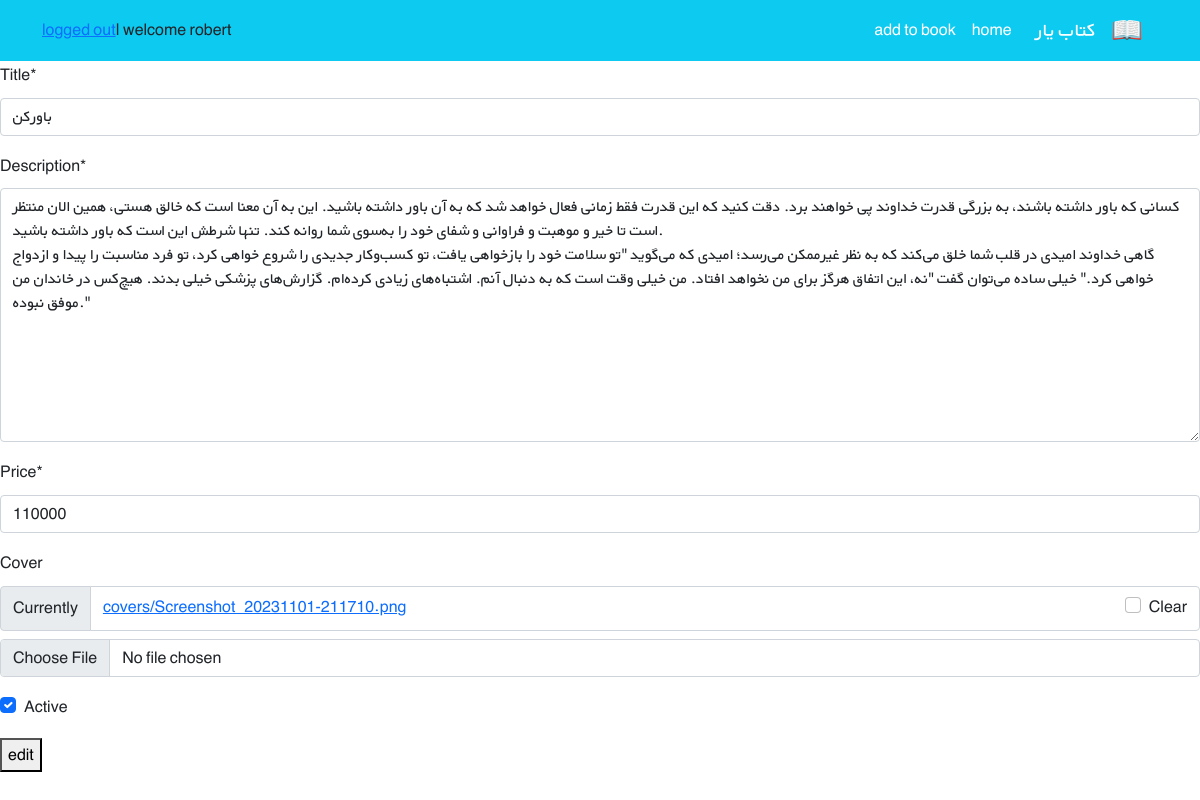
The page /books/5/edit/ (signed in) on the database its author committed.
### accounts/models.py (models this page shows)
class CustomUser(AbstractUser):
    pass

### books/models.py (models this page shows, shortened)
class Book(models.Model):
    title = models.CharField(max_length=200)
    author = models.ForeignKey(get_user_model(), on_delete=models.CASCADE, related_name='books')
    description = models.TextField()
    price = models.PositiveIntegerField(default=0)
    cover = models.ImageField(upload_to='covers/', blank=True)
    datetime_created = models.DateTimeField(auto_now_add=True)
    datetime_modified = models.DateTimeField(auto_now=True)
    active = models.BooleanField(default=True)

### books/views.py (the view)
# urls.py: path('<int:pk>/edit/', views.BookUpdateView.as_view(), name='book_update'),
class BookUpdateView(LoginRequiredMixin, UserPassesTestMixin, generic.UpdateView):
    model = Book
    form_class = NewBookForm
    template_name = 'books/book_update.html'
    def test_func(self):
        obj = self.get_object()
        return obj.author == self.request.user

### books/forms.py
class NewBookForm(forms.ModelForm):
    class Meta:
        model = Book
        fields = ['title', 'description', 'price', 'cover', 'active', ]

### books/templates/books/book_update.html (shortened to what this page needs)
{% extends '_base.html' %}
{% load crispy_forms_filters %}
{% block content %}
	<form action="" method="post" enctype="multipart/form-data">
        {{ form|crispy }}
        <button type="submit">edit</button>
    </form>
{% endblock %}

### templates/_base.html (shortened to what this page needs)
{% load static %}
<!doctype html>
<html lang="en">
<head>
    <link href="https://cdn.jsdelivr.net/npm/bootstrap@5.1.3/dist/css/bootstrap.min.css" rel="stylesheet"
>
    <link rel="stylesheet" href="{% static "css/style.css" %}">
</head>
<body>
<nav class="navbar navbar-expand-lg navbar-dark bg-info" dir="rtl">
    <div class="container">
        <a class="navbar-brand" href="#">
            <img src="{% static "icons/book.png" %}" alt="" height="30"
                 class="d-inline-block align-text-top">
        </a>
        <a class="navbar-brand mx-3" href="#">کتاب یار</a>
        <div class="collapse navbar-collapse" id="navbarNavAltMarkup">
            <div class="navbar-nav">
                <a class="nav-link active" aria-current="page" href="{% url 'home' %}">home</a>
                <a class="nav-link active" aria-current="page" href="{% url 'book_create' %}">add to book</a>
            </div>
        </div>
        {% if user.is_authenticated %}
            welcome {{ user.username }} | <a href="{% url 'logout' %}">logged out</a>
        {% else %}
            <a href="{% url 'login' %}">login</a> | <a href="{% url "signup" %}"> signup</a>
        {% endif %}
</nav>
{% block content %}
{% endblock %}
</body>
</html>

### static/css/style.css (style rules this page uses)
* { font-family: 'BYekan', sans-serif; line-height: 1.8rem; }

### rows shown on the page
CustomUser: username "robert"
Book: title "باورکن", description "کسانی که باور داشته باشند، به بزرگی قدرت خداوند پی خواهند برد. دقت کنید که این قدرت فقط زمانی فعال خواهد شد که به آن باور داشته باشید. این به آن معنا است که خالق هستی، همین الان منتظر است تا خیر و موهبت و فراوانی و شفای خود را به‌سوی شما روانه کند. تنها شرطش این است که باور داشته باشید. گاهی خداوند امیدی در قلب شما خلق می‌کند که به ‌نظر غیرممکن می‌رسد؛ امیدی که می‌گوید \"تو سلامت خود را بازخواهی یافت، تو کسب‌وکار جدیدی را شروع خواهی کرد، تو فرد مناسبت را پیدا و ازدواج خواهی کرد.\" خیلی ساده می‌توان گفت \"نه، این اتفاق هرگز برای من نخواهد افتاد. من خیلی وقت است که به ‌دنبال آنم. اشتباه‌های زیادی کرده‌ام. گزارش‌های پزشکی خیلی بدند. هیچ‌کس در خاندان من موفق نبوده.\"", price "110000", active "☑"
